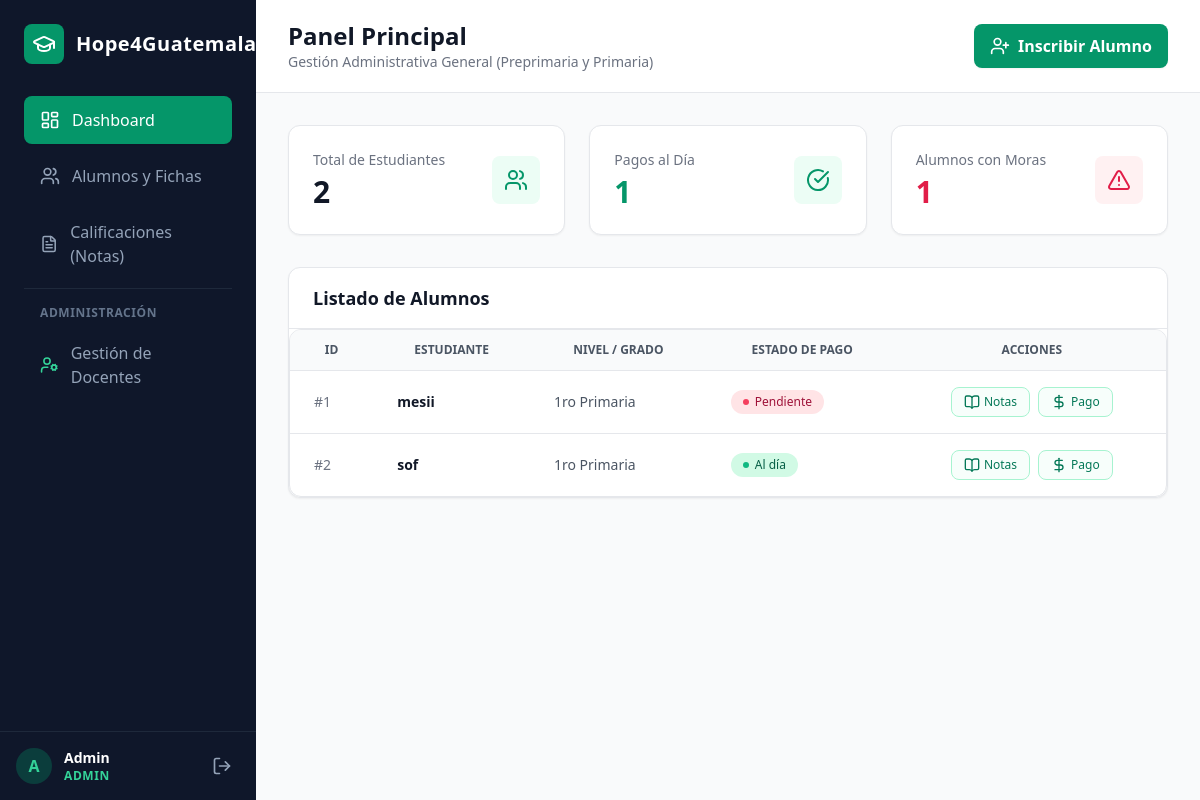
/dashboard (signed in), run on the app's committed database.
### app.py (models this page shows)
class Estudiante(db.Model):
    id = db.Column(db.Integer, primary_key=True)
    nombre = db.Column(db.String(120), nullable=False)
    grado = db.Column(db.String(50), nullable=False)
    estado_pago = db.Column(db.String(20), default='Al día', nullable=False)
    estado_academico = db.Column(db.String(20), default='Activo', nullable=False)
    notas = db.relationship(
        'Nota', backref='estudiante', lazy=True,
        cascade='all, delete-orphan'
    )
    pagos = db.relationship(
        'Pago', backref='estudiante', lazy=True,
        cascade='all, delete-orphan'
    )

### app.py (the view)
@app.route('/dashboard')
def dashboard():
    if 'user_id' not in session:
        return redirect(url_for('login'))
    rol = session.get('rol')
    grado_asignado = session.get('grado_asignado')
    if rol == 'admin':
        estudiantes = Estudiante.query.order_by(Estudiante.nombre).all()
    else:
        estudiantes = Estudiante.query.filter_by(
            grado=grado_asignado
        ).order_by(Estudiante.nombre).all()
    return render_template(
        'dashboard.html', rol=rol, estudiantes=estudiantes,
        grado_asignado=grado_asignado
    )

### templates/dashboard.html (shortened to what this page needs)
<!DOCTYPE html>
<html lang="es">
<head>
    <script src="https://cdn.tailwindcss.com"></script>
</head>
<body class="bg-gray-50 font-sans text-gray-800 antialiased flex h-screen overflow-hidden">
    <aside class="w-64 bg-slate-900 text-white flex flex-col justify-between hidden md:flex">
        <div class="p-6">
            <div class="flex items-center gap-3 mb-8">
                <div class="p-2 bg-emerald-600 rounded-lg">
                    <i data-lucide="graduation-cap" class="w-6 h-6 text-white"></i>
                </div>
                <h1 class="text-xl font-bold tracking-wide">Hope4Guatemala</h1>
            </div>
   <nav class="space-y-2">
    <a href="/dashboard" class="flex items-center gap-3 px-4 py-3 bg-emerald-600 rounded-lg text-white font-medium shadow-sm transition">
        <i data-lucide="layout-dashboard" class="w-5 h-5"></i>
        <span>Dashboard</span>
    </a>
    {% if rol == 'admin' %}
    <a href="/alumnos" class="flex items-center gap-3 px-4 py-3 text-slate-400 hover:bg-slate-800 hover:text-white rounded-lg font-medium transition">
        <i data-lucide="users" class="w-5 h-5"></i>
        <span>Alumnos y Fichas</span>
    </a>
    {% endif %}
    <a href="/calificaciones" class="flex items-center gap-3 px-4 py-3 text-slate-400 hover:bg-slate-800 hover:text-white rounded-lg font-medium transition">
        <i data-lucide="file-text" class="w-5 h-5"></i>
        <span>Calificaciones (Notas)</span>
    </a>
    {% if rol == 'admin' %}
    <div class="pt-4 mt-4 border-t border-slate-800 space-y-2">
        <p class="px-4 text-xs font-semibold uppercase text-slate-500 tracking-wider">Administración</p>
        <a href="/usuarios" class="flex items-center gap-3 px-4 py-3 text-slate-400 hover:bg-slate-800 hover:text-white rounded-lg font-medium transition">
            <i data-lucide="user-cog" class="w-5 h-5 text-emerald-400"></i>
            <span>Gestión de Docentes</span>
        </a>
    </div>
    {% endif %}
</nav>
        </div>
        <div class="p-4 border-t border-slate-800 flex items-center justify-between">
            <div class="flex items-center gap-3">
                <div class="w-9 h-9 rounded-full bg-emerald-600/30 flex items-center justify-center font-bold text-emerald-400 uppercase">
                    {{ session.get('username')[0] }}
                </div>
                <div>
                    <p class="text-sm font-semibold capitalize">{{ session.get('username') }}</p>
                    <p class="text-xs text-emerald-400 uppercase font-bold tracking-wider">{{ rol }}</p>
                </div>
            </div>
            <a href="/logout" title="Cerrar Sesión" class="p-2 text-slate-400 hover:text-rose-400 transition">
                <i data-lucide="log-out" class="w-5 h-5"></i>
            </a>
        </div>
    </aside>
    <main class="flex-1 flex flex-col overflow-y-auto">
        <header class="bg-white border-b border-gray-200 px-8 py-5 flex justify-between items-center">
            <div>
                <h2 class="text-2xl font-bold text-gray-900">Panel Principal</h2>
                <p class="text-sm text-gray-500">
                    {% if rol == 'admin' %}
                        Gestión Administrativa General (Preprimaria y Primaria)
                    {% else %}
                        Panel Docente - Visualizando alumnos de: <span class="font-semibold text-emerald-600">{{ grado_asignado }}</span>
                    {% endif %}
                </p>
            </div>
            {% if rol == 'admin' %}
            <button onclick="document.getElementById('modalEstudiante').classList.remove('hidden')" class="flex items-center gap-2 bg-emerald-600 hover:bg-emerald-700 text-white font-semibold px-4 py-2.5 rounded-lg shadow-sm transition">
                <i data-lucide="user-plus" class="w-5 h-5"></i>
                <span>Inscribir Alumno</span>
            </button>
            {% endif %}
        </header>
        <div class="p-8 space-y-8">
            <div class="grid grid-cols-1 {% if rol == 'admin' %}md:grid-cols-3{% else %}md:grid-cols-1{% endif %} gap-6">
                <div class="bg-white p-6 rounded-xl border border-gray-200 shadow-sm flex items-center justify-between">
                    <div>
                        <p class="text-sm font-medium text-gray-500">Total de Estudiantes</p>
                        <h3 class="text-3xl font-extrabold text-gray-900 mt-1">{{ estudiantes|length }}</h3>
                    </div>
                    <div class="p-3 bg-emerald-50 text-emerald-600 rounded-lg">
                        <i data-lucide="users" class="w-6 h-6"></i>
                    </div>
                </div>
                {% if rol == 'admin' %}
                <div class="bg-white p-6 rounded-xl border border-gray-200 shadow-sm flex items-center justify-between">
                    <div>
                        <p class="text-sm font-medium text-gray-500">Pagos al Día</p>
                        <h3 class="text-3xl font-extrabold text-emerald-600 mt-1">
                            {{ estudiantes|selectattr('estado_pago', 'equalto', 'Al día')|list|length }}
                        </h3>
                    </div>
                    <div class="p-3 bg-emerald-50 text-emerald-600 rounded-lg">
                        <i data-lucide="check-circle" class="w-6 h-6"></i>
                    </div>
                </div>
                <div class="bg-white p-6 rounded-xl border border-gray-200 shadow-sm flex items-center justify-between">
                    <div>
                        <p class="text-sm font-medium text-gray-500">Alumnos con Moras</p>
                        <h3 class="text-3xl font-extrabold text-rose-600 mt-1">
                            {{ estudiantes|selectattr('estado_pago', 'equalto', 'Pendiente')|list|length }}
                        </h3>
                    </div>
                    <div class="p-3 bg-rose-50 text-rose-600 rounded-lg">
                        <i data-lucide="alert-triangle" class="w-6 h-6"></i>
                    </div>
                </div>
                {% endif %}
            </div>
            <div class="bg-white rounded-xl border border-gray-200 shadow-sm overflow-hidden">
                <div class="px-6 py-4 border-b border-gray-200 flex justify-between items-center">
                    <h3 class="text-lg font-bold text-gray-900">Listado de Alumnos</h3>
                </div>
<div class="w-full overflow-x-auto rounded-xl shadow-sm border border-gray-200 bg-white">
    <table class="min-w-full divide-y divide-gray-200">
                        <thead>
                            <tr class="bg-gray-50 text-gray-600 text-xs uppercase font-semibold border-b border-gray-200">
                                <th class="py-3 px-6">ID</th>
                                <th class="py-3 px-6">Estudiante</th>
                                <th class="py-3 px-6">Nivel / Grado</th>
                                {% if rol == 'admin' %}
                                <th class="py-3 px-6">Estado de Pago</th>
                                {% endif %}
                                <th class="py-3 px-6 text-center">Acciones</th>
                            </tr>
                        </thead>
                        <tbody class="divide-y divide-gray-200 text-sm">
                            {% for e in estudiantes %}
                            <tr class="hover:bg-gray-50 transition">
                                <td class="py-4 px-6 font-medium text-gray-500">#{{ e.id }}</td>
                                <td class="py-4 px-6 font-bold text-gray-900">{{ e.nombre }}</td>
                                <td class="py-4 px-6 text-gray-600 font-medium">{{ e.grado }}</td>
                                {% if rol == 'admin' %}
                                <td class="py-4 px-6">
                                    {% if e.estado_pago == 'Al día' %}
                                    <span class="inline-flex items-center gap-1.5 px-3 py-1 rounded-full text-xs font-medium bg-emerald-100 text-emerald-800">
                                        <span class="w-1.5 h-1.5 rounded-full bg-emerald-500"></span> Al día
                                    </span>
                                    {% else %}
                                    <span class="inline-flex items-center gap-1.5 px-3 py-1 rounded-full text-xs font-medium bg-rose-100 text-rose-800">
                                        <span class="w-1.5 h-1.5 rounded-full bg-rose-500"></span> Pendiente
                                    </span>
                                    {% endif %}
                                </td>
                                {% endif %}
                                <td class="py-4 px-6 text-center">
                                    <div class="flex justify-center gap-2">
                                        <a href="/estudiante/{{ e.id }}/notas" title="Ver Ficha y Notas" class="px-3 py-1.5 hover:bg-emerald-50 text-emerald-700 rounded-lg transition flex items-center gap-1 text-xs font-medium border border-emerald-200 bg-emerald-50/40">
                                           <i data-lucide="book-open" class="w-4 h-4"></i> Notas
                                        </a>
                                        {% if rol == 'admin' %}
                                        <a href="/estudiante/{{ e.id }}/pagos" title="Gestionar Pago" class="px-3 py-1.5 hover:bg-emerald-50 text-emerald-700 rounded-lg transition flex items-center gap-1 text-xs font-medium border border-emerald-200 bg-emerald-50/40">
                                            <i data-lucide="dollar-sign" class="w-4 h-4"></i> Pago
                                        </a>
                                        {% endif %}
                                    </div>
                                </td>
                            </tr>
                            {% else %}
                            <tr>
                                <td colspan="{% if rol == 'admin' %}5{% else %}4{% endif %}" class="text-center py-8 text-gray-400">
                                    No hay estudiantes registrados en este grado.
                                </td>
                            </tr>
                            {% endfor %}
                        </tbody>
                    </table>
                </div>
            </div>
        </div>
    </main>
</body>
</html>

### data on the page
Estudiante: id "1", nombre "mesii", grado "1ro Primaria", estado_pago "Pendiente" (drawn)
Estudiante: id "2", nombre "sof", grado "1ro Primaria", estado_pago "Al día" (drawn)

### other printed values
{{ session.get('username')[0] }} "A"
{{ session.get('username') }} "Admin"
{{ rol }} "ADMIN"
{{ estudiantes|length }} "2"
{{ estudiantes|selectattr('estado_pago', 'equalto', 'Al día')|list|length }} "1"
